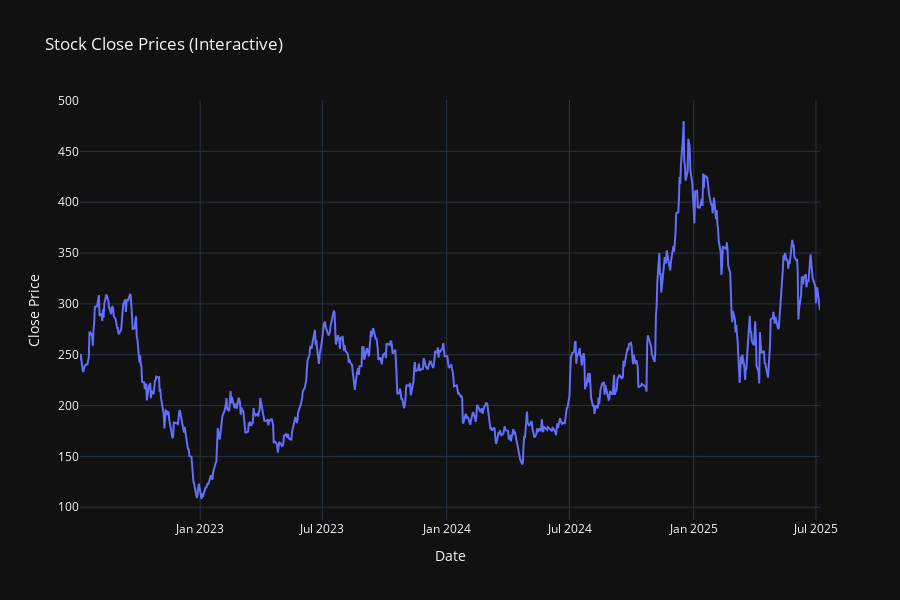

The cell this chart's notebook holds for it:
### Code cell
import plotly.graph_objs as go
from plotly.subplots import make_subplots

fig = go.Figure()

# 多支股票一張圖
for symbol in ['TSLA']:
    symbol_df = merged_df[merged_df['symbol'] == symbol]
    fig.add_trace(go.Scatter(
        x=symbol_df['date'],
        y=symbol_df['close'],
        mode='lines',
        name=symbol
    ))

fig.update_layout(
    title='Stock Close Prices (Interactive)',
    xaxis_title='Date',
    yaxis_title='Close Price',
    hovermode='x unified',
    template='plotly_dark',
    height=600
)

fig.show()

### Figure 1 — Plotly figure (JSON) as saved in the notebook; plotly's stock layout.template omitted (floating-point values rounded to 4 significant figures; data arrays with more than 128 entries replaced by an {"elided": "..."} marker saying what was removed)
{"data": [{"mode": "lines", "name": "TSLA", "type": "scatter", "x": {"elided": "752 str values"}, "y": {"elided": "752 float values"}}], "layout": {"height": 600, "hovermode": "x unified", "title": {"text": "Stock Close Prices (Interactive)"}, "xaxis": {"title": {"text": "Date"}}, "yaxis": {"title": {"text": "Close Price"}}}}
